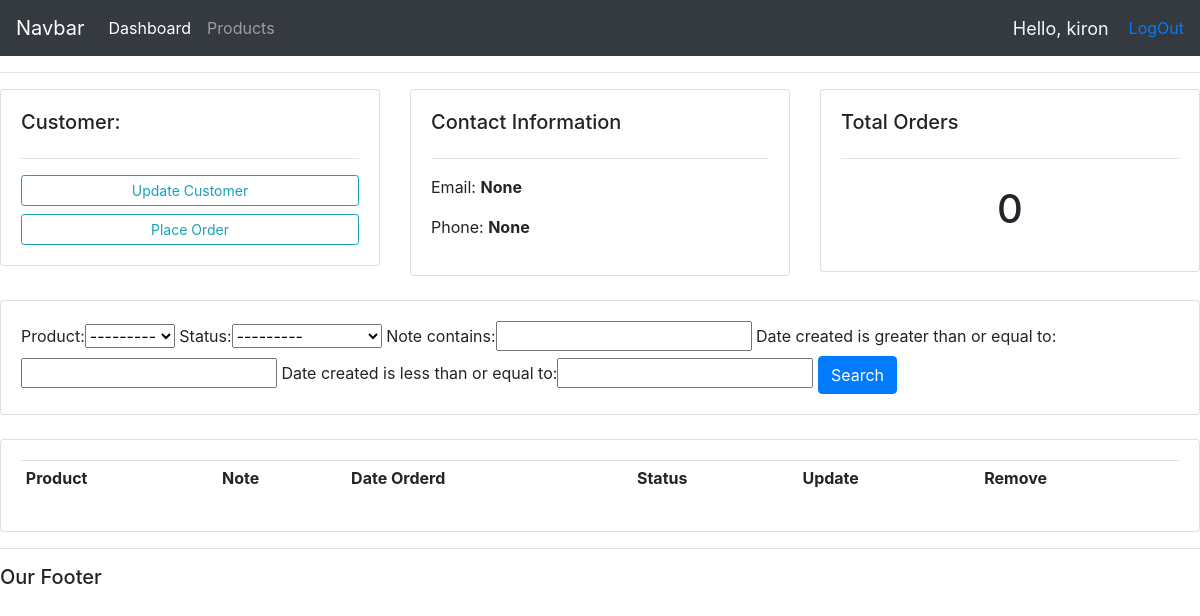
The app's page /customer/7/ (signed in), older data.
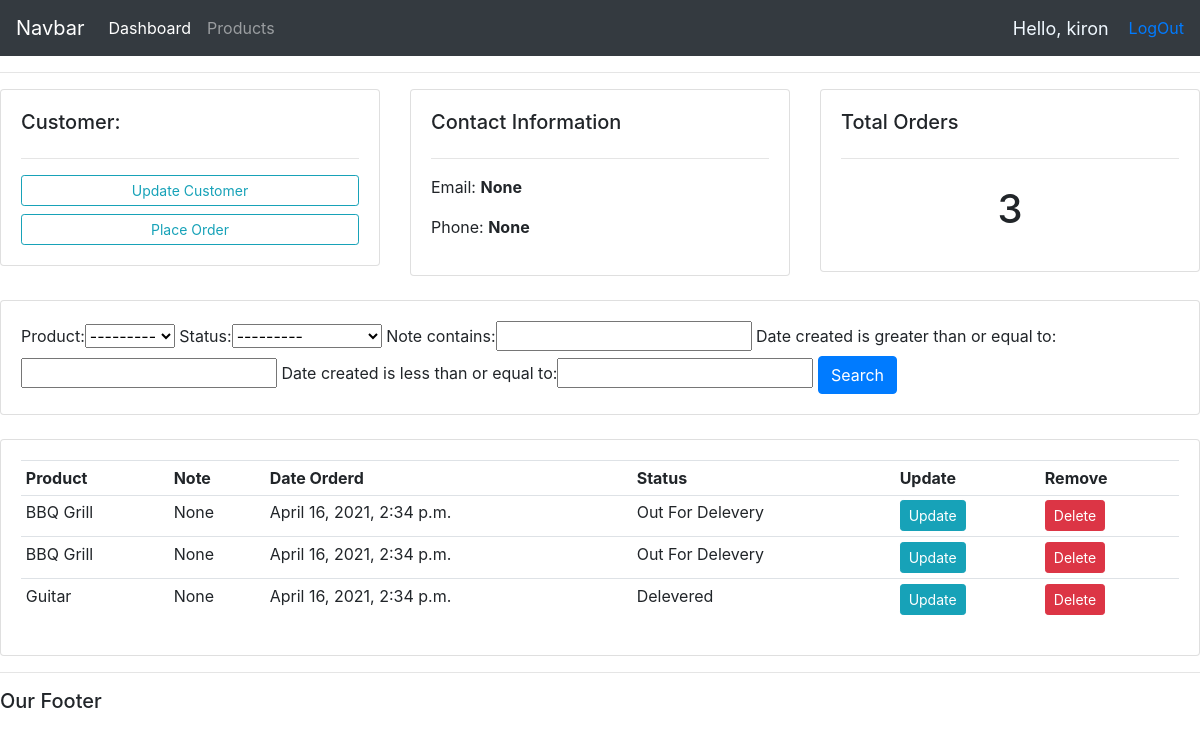
The same page, newer data.
### accounts/models.py (models this page shows, shortened)
class Order(models.Model):
    STATUS = (
        ('pending','pending'),
        ('Out For Delevery','Out For Delevery'),
        ('Delevered','Delevered'),
    )
    customer = models.ForeignKey(Customer,null=True,on_delete= models.SET_NULL)
    product =  models.ForeignKey(Product, null=True,on_delete= models.SET_NULL)
    date_created = models.DateTimeField(auto_now_add=True,null=True)
    status = models.CharField(max_length=200,null=True,choices=STATUS)
    note = models.CharField(max_length=1000,null=True)

class Product(models.Model):
    CATEGORY = (
        ('Indoor','Indoor'),
        ('Out Door','Out Door'),
    )
    name = models.CharField(max_length=50,null=True)
    price = models.FloatField(null=True)
    category = models.CharField(max_length=50,null=True,choices=CATEGORY)
    description = models.CharField(max_length=500,null=True, blank=True)
    date_created = models.DateTimeField(auto_now_add=True,null=True)
    tags = models.ManyToManyField(Tag)
    def __str__(self):
        return self.name

### accounts/decorators.py (the view)
        def wrapper_func(request,*args, **kwargs):
            group = None
            if request.user.groups.exists():
                group = request.user.groups.all()[0].name
            if group in allowed_roles:
                return view_func(request,*args, **kwargs)
            else:
                return HttpResponse("You are not allowed to view this page")

### accounts/views.py (called while the page is built)
@login_required(login_url="login")
@allowed_users(allowed_roles='Admin')
def customer(request, pk_test):
    customer = Customer.objects.get(id=pk_test)
    orders = customer.order_set.all()
    order_count = orders.count()
    myFilter = OrderFilter(request.GET , queryset = orders)
    orders  =myFilter.qs
    context = {
        'customer':customer,
        'orders':orders,
        'order_count':order_count,
        'myFilter' : myFilter
    }
    return render(request,'accounts/customer.html',context)

### accounts/templates/accounts/customer.html
{% extends 'accounts/main.html' %}
{%block content%}
<div class="row">
	<div class="col-md">
		<div class="card card-body">
			<h5>Customer:</h5>
			<hr>
			<a class="btn btn-outline-info  btn-sm btn-block" href="">Update Customer</a>
			<a class="btn btn-outline-info  btn-sm btn-block" href=" {% url 'create_order' customer.id %}">Place Order</a>
		</div>
	</div>
	<div class="col-md">
		<div class="card card-body">
			<h5>Contact Information</h5>
			<hr>
			<p>Email: <b> {{customer.email}}</b> </p>
			<p>Phone: <b>{{customer.phone}}</b></p>
		</div>
	</div>
	<div class="col-md">
		<div class="card card-body">
			<h5>Total Orders</h5>
			<hr>
			<h1 style="text-align: center;padding: 10px">{{order_count}}</h1>
		</div>
	</div>
</div>
<br>
<div class="row">
	<div class="col">
		<div class="card card-body">
			<form method="get">
			{{myFilter.form}}
		    <button class="btn btn-primary" type="submit">Search</button>
		  </form>
		</div>
	</div>
</div>
<br>
<div class="row">
	<div class="col-md">
		<div class="card card-body">
			<table class="table table-sm">
				<tr>
					<th>Product</th>
					<th>Note</th>
					<th>Date Orderd</th>
					<th>Status</th>
					<th>Update</th>
					<th>Remove</th>
				</tr>
				{% for  i in  orders %}
				<tr>
					<td>{{i.product}}</td>
					<td>{{i.note}}</td>
					<td>{{i.date_created}}</td>
					<td>{{i.status}}</td>
					<td><a class="btn btn-info btn-sm" href="{% url 'update_order' i.id %}">Update</a></td>
					<td><a class="btn btn-danger btn-sm" href="{% url 'delete_order' i.id %}">Delete</a></td>
				</tr>
				{% endfor %}
			</table>
		</div>
	</div>
</div>
{% endblock content%}

Row changes from the older to the newer data that the page shows:
added Order: product "BBQ Grill", note "None", date_created "April 16, 2021, 2:34 p.m.", status "Out For Delevery"
added Order: product "BBQ Grill", note "None", date_created "April 16, 2021, 2:34 p.m.", status "Out For Delevery"
added Order: product "Guitar", note "None", date_created "April 16, 2021, 2:34 p.m.", status "Delevered"
Text that changed along with them:
{{ order_count }}: "0" → "3"
